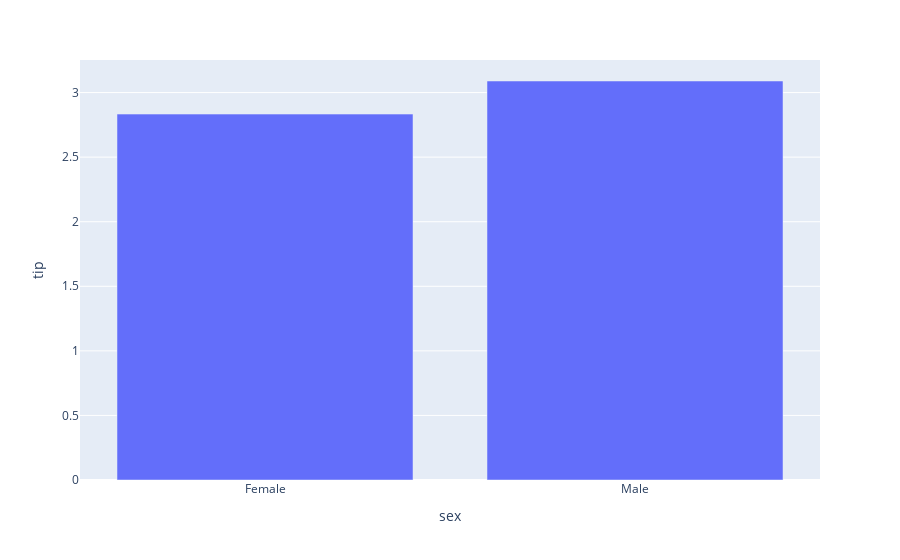

Write notebook code for a chart like this one.
### Code cell
px.bar(
    data_frame = tips_by_sex,
    x = 'sex',
    y = 'tip'
)

### Figure 1 — Plotly figure (JSON) as saved in the notebook; plotly's stock layout.template omitted (floating-point values rounded to 4 significant figures)
{"data": [{"hovertemplate": "sex=%{x}<br>tip=%{y}<extra></extra>", "legendgroup": "", "marker": {"color": "#636efa", "pattern": {"shape": ""}}, "name": "", "orientation": "v", "showlegend": false, "textposition": "auto", "type": "bar", "x": ["Female", "Male"], "xaxis": "x", "y": [2.833, 3.09], "yaxis": "y"}], "layout": {"barmode": "relative", "legend": {"tracegroupgap": 0}, "margin": {"t": 60}, "xaxis": {"anchor": "y", "domain": [0, 1], "title": {"text": "sex"}}, "yaxis": {"anchor": "x", "domain": [0, 1], "title": {"text": "tip"}}}}
